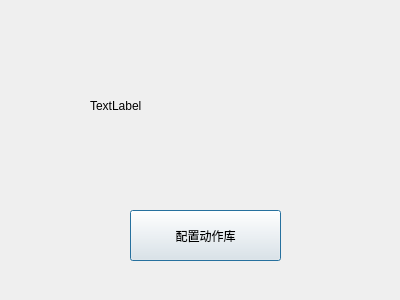
<?xml version="1.0" encoding="UTF-8"?>
<ui version="4.0">
 <class>Dialog</class>
 <widget class="QDialog" name="Dialog">
  <property name="geometry">
   <rect>
    <x>0</x>
    <y>0</y>
    <width>400</width>
    <height>300</height>
   </rect>
  </property>
  <property name="windowTitle">
   <string>Dialog</string>
  </property>
  <widget class="QPushButton" name="pushButton">
   <property name="geometry">
    <rect>
     <x>130</x>
     <y>210</y>
     <width>151</width>
     <height>51</height>
    </rect>
   </property>
   <property name="text">
    <string>配置动作库</string>
   </property>
  </widget>
  <widget class="QLabel" name="label">
   <property name="geometry">
    <rect>
     <x>90</x>
     <y>40</y>
     <width>211</width>
     <height>131</height>
    </rect>
   </property>
   <property name="text">
    <string>TextLabel</string>
   </property>
  </widget>
 </widget>
 <resources/>
 <connections/>
</ui>
